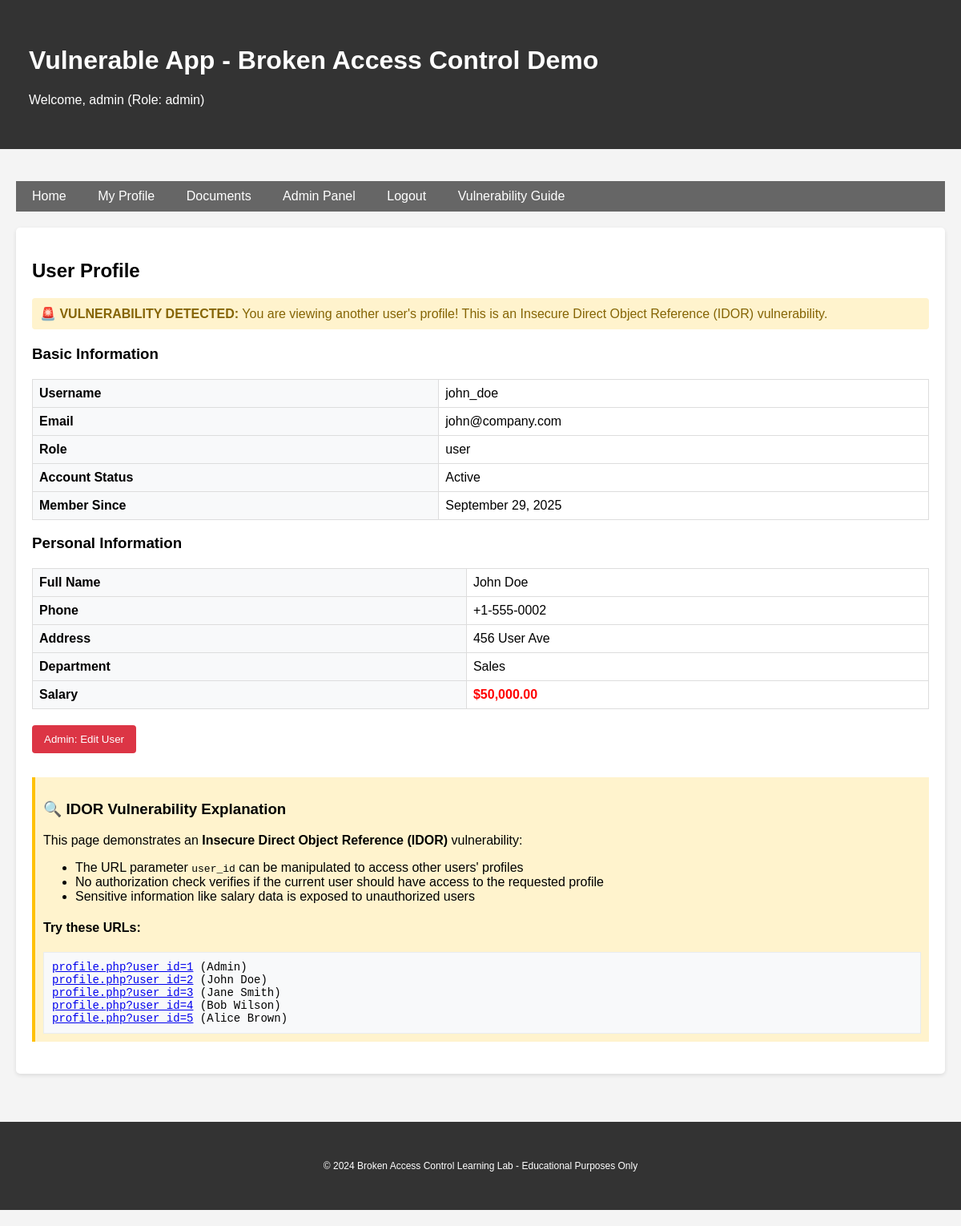
The app's page /profile.php?user_id=2 (signed in) with its own data.
### tables this page shows
CREATE TABLE users (
    id INT AUTO_INCREMENT PRIMARY KEY,
    username VARCHAR(50) UNIQUE NOT NULL,
    password VARCHAR(255) NOT NULL,
    email VARCHAR(100),
    role ENUM('user', 'admin', 'moderator') DEFAULT 'user',
    created_at TIMESTAMP DEFAULT CURRENT_TIMESTAMP,
    is_active BOOLEAN DEFAULT TRUE
);

CREATE TABLE profiles (
    id INT AUTO_INCREMENT PRIMARY KEY,
    user_id INT UNIQUE,
    full_name VARCHAR(100),
    phone VARCHAR(20),
    address TEXT,
    salary DECIMAL(10,2),
    department VARCHAR(50),
    FOREIGN KEY (user_id) REFERENCES users(id) ON DELETE CASCADE
);

### src/config.php (called while the page is built, shortened)
<?php
function getConnection() {
    static $pdo = null;
    if ($pdo === null) {
        try {
            $dsn = "mysql:host=" . DB_HOST . ";dbname=" . DB_NAME . ";charset=utf8mb4";
            $pdo = new PDO($dsn, DB_USER, DB_PASS, [
                PDO::ATTR_ERRMODE => PDO::ERRMODE_EXCEPTION,
                PDO::ATTR_DEFAULT_FETCH_MODE => PDO::FETCH_ASSOC,
                PDO::ATTR_EMULATE_PREPARES => false,
            ]);
        } catch (PDOException $e) {
            die("Connection failed: " . $e->getMessage());
        }
    }
    return $pdo;
}
function isLoggedIn() {
    return isset($_SESSION['user_id']);
}
function getCurrentUser() {
    $pdo = getConnection();
    $stmt = $pdo->prepare("SELECT * FROM users WHERE id = ?");
    $stmt->execute([$_SESSION['user_id']]);
    return $stmt->fetch();
}
function isAdmin() {
    $user = getCurrentUser();
    return $user && $user['role'] === 'admin';
}
function sanitizeInput($input) {
    return htmlspecialchars(trim($input), ENT_QUOTES, 'UTF-8');
}
?>

### src/profile.php (the view, shortened to what this page needs)
<?php
require_once 'config.php';
$user_id = $_GET['user_id'] ?? $_SESSION['user_id'];
$pdo = getConnection();
$stmt = $pdo->prepare("SELECT u.*, p.* FROM users u LEFT JOIN profiles p ON u.id = p.user_id WHERE u.id = ?");
$stmt->execute([$user_id]);
$profile_user = $stmt->fetch();
$is_viewing_own_profile = ($user_id == $_SESSION['user_id']);
include 'header.php';
?>
<h2><?php echo $is_viewing_own_profile ? 'My Profile' : 'User Profile'; ?></h2>
<?php if (isset($error)): ?>
    <div class="alert alert-danger"><?php echo sanitizeInput($error); ?></div>
<?php else: ?>
    <?php if (!$is_viewing_own_profile): ?>
        <div class="alert alert-warning">
            <strong>🚨 VULNERABILITY DETECTED:</strong> You are viewing another user's profile!
            This is an Insecure Direct Object Reference (IDOR) vulnerability.
        </div>
    <?php endif; ?>
    <h3>Basic Information</h3>
    <table class="table">
        <tr>
            <th>Username</th>
            <td><?php echo sanitizeInput($profile_user['username']); ?></td>
        </tr>
        <tr>
            <th>Email</th>
            <td><?php echo sanitizeInput($profile_user['email']); ?></td>
        </tr>
        <tr>
            <th>Role</th>
            <td><?php echo sanitizeInput($profile_user['role']); ?></td>
        </tr>
        <tr>
            <th>Account Status</th>
            <td><?php echo $profile_user['is_active'] ? 'Active' : 'Inactive'; ?></td>
        </tr>
        <tr>
            <th>Member Since</th>
            <td><?php echo date('F j, Y', strtotime($profile_user['created_at'])); ?></td>
        </tr>
    </table>
    <?php if ($profile_user['full_name']): ?>
        <h3>Personal Information</h3>
        <table class="table">
            <tr>
                <th>Full Name</th>
                <td><?php echo sanitizeInput($profile_user['full_name']); ?></td>
            </tr>
            <tr>
                <th>Phone</th>
                <td><?php echo sanitizeInput($profile_user['phone']); ?></td>
            </tr>
            <tr>
                <th>Address</th>
                <td><?php echo sanitizeInput($profile_user['address']); ?></td>
            </tr>
            <tr>
                <th>Department</th>
                <td><?php echo sanitizeInput($profile_user['department']); ?></td>
            </tr>
            <?php if ($profile_user['salary']): ?>
                <tr>
                    <th>Salary</th>
                    <td style="color: red; font-weight: bold;">$<?php echo number_format($profile_user['salary'], 2); ?></td>
                </tr>
            <?php endif; ?>
        </table>
    <?php endif; ?>
    <div style="margin-top: 20px;">
        <?php if (isAdmin() || !$is_viewing_own_profile): ?>
            <a href="admin.php?action=edit&user_id=<?php echo $user_id; ?>">
                <button class="btn-danger">Admin: Edit User</button>
            </a>
        <?php endif; ?>
    </div>
    <div class="vulnerability-info" style="margin-top: 30px;">
        <h3>🔍 IDOR Vulnerability Explanation</h3>
        <p>This page demonstrates an <strong>Insecure Direct Object Reference (IDOR)</strong> vulnerability:</p>
        <ul>
            <li>The URL parameter <code>user_id</code> can be manipulated to access other users' profiles</li>
            <li>No authorization check verifies if the current user should have access to the requested profile</li>
            <li>Sensitive information like salary data is exposed to unauthorized users</li>
        </ul>
        <h4>Try these URLs:</h4>
        <div class="code-example">
            <a href="profile.php?user_id=1">profile.php?user_id=1</a> (Admin)<br>
            <a href="profile.php?user_id=2">profile.php?user_id=2</a> (John Doe)<br>
            <a href="profile.php?user_id=3">profile.php?user_id=3</a> (Jane Smith)<br>
            <a href="profile.php?user_id=4">profile.php?user_id=4</a> (Bob Wilson)<br>
            <a href="profile.php?user_id=5">profile.php?user_id=5</a> (Alice Brown)
        </div>
    </div>
<?php endif; ?>
<?php include 'footer.php'; ?>

### src/header.php (shortened to what this page needs)
<!DOCTYPE html>
<html lang="en">
<head>
</head>
<body>
    <div class="header">
        <div class="container">
            <h1><?php echo APP_NAME; ?></h1>
            <?php if (isLoggedIn()): ?>
                <p>Welcome, <?php echo sanitizeInput(getCurrentUser()['username']); ?>
                (Role: <?php echo sanitizeInput(getCurrentUser()['role']); ?>)</p>
            <?php endif; ?>
        </div>
    </div>
    <div class="container">
        <nav class="nav">
            <a href="index.php">Home</a>
            <?php if (isLoggedIn()): ?>
                <a href="profile.php">My Profile</a>
                <a href="documents.php">Documents</a>
                <?php if (isAdmin()): ?>
                    <a href="admin.php">Admin Panel</a>
                <?php endif; ?>
                <a href="logout.php">Logout</a>
            <?php else: ?>
                <a href="login.php">Login</a>
                <a href="register.php">Register</a>
            <?php endif; ?>
            <a href="vulnerabilities.php">Vulnerability Guide</a>
        </nav>
        <div class="content">

### src/header.php (style rules this page uses)
body { font-family: Arial, sans-serif; margin: 0; padding: 0; background-color: #f4f4f4; }
.container { max-width: 1200px; margin: 0 auto; padding: 20px; }
.header { background-color: #333; color: white; padding: 1rem; margin-bottom: 20px; }
.nav { background-color: #666; padding: 10px; margin-bottom: 20px; }
.nav a { color: white; text-decoration: none; margin-right: 15px; padding: 5px 10px; border-radius: 3px; }
.content { background-color: white; padding: 20px; border-radius: 5px; box-shadow: 0 2px 5px rgba(0,0,0,0.1); }
.alert { padding: 10px; margin-bottom: 20px; border-radius: 4px; }
.alert-warning { background-color: #fff3cd; border-color: #ffeaa7; color: #856404; }
button, input[type="submit"] { background-color: #007bff; color: white; padding: 10px 15px; border: none; border-radius: 4px; cursor: pointer; }
.btn-danger { background-color: #dc3545; }
.table { width: 100%; border-collapse: collapse; margin-top: 20px; }
.table th, .table td { border: 1px solid #ddd; padding: 8px; text-align: left; }
.table th { background-color: #f8f9fa; }
.vulnerability-info { background-color: #fff3cd; border-left: 4px solid #ffc107; padding: 10px; margin: 20px 0; }
.code-example { background-color: #f8f9fa; border: 1px solid #e9ecef; padding: 10px; font-family: monospace; font-size: 14px; overflow-x: auto; }

### records on screen
users: username "admin", role "admin"
profiles: user.username "john_doe", user.email "john@company.com", user.role "user", user.created_at "September 29, 2025", full_name "John Doe", phone "+1-555-0002", address "456 User Ave", department "Sales", salary "50,000.00"

### other values on screen
APP_NAME "Vulnerable App - Broken Access Control Demo"
